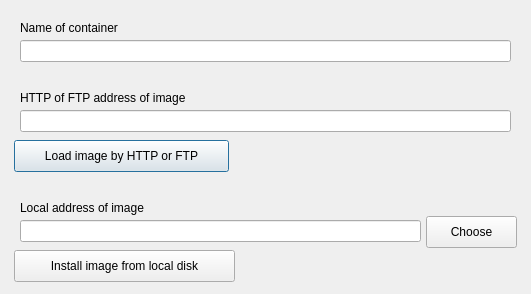
<?xml version="1.0" encoding="UTF-8"?>
<ui version="4.0">
 <class>Dialog</class>
 <widget class="QDialog" name="Dialog">
  <property name="geometry">
   <rect>
    <x>0</x>
    <y>0</y>
    <width>531</width>
    <height>294</height>
   </rect>
  </property>
  <property name="windowTitle">
   <string>Dialog</string>
  </property>
  <widget class="QLabel" name="nameLabel">
   <property name="geometry">
    <rect>
     <x>20</x>
     <y>20</y>
     <width>211</width>
     <height>16</height>
    </rect>
   </property>
   <property name="text">
    <string>Name of container</string>
   </property>
  </widget>
  <widget class="QLabel" name="urlLabel">
   <property name="geometry">
    <rect>
     <x>20</x>
     <y>90</y>
     <width>231</width>
     <height>16</height>
    </rect>
   </property>
   <property name="text">
    <string>HTTP of FTP address of image</string>
   </property>
  </widget>
  <widget class="QLineEdit" name="nameEdit">
   <property name="geometry">
    <rect>
     <x>20</x>
     <y>40</y>
     <width>491</width>
     <height>22</height>
    </rect>
   </property>
  </widget>
  <widget class="QLineEdit" name="urlEdit">
   <property name="geometry">
    <rect>
     <x>20</x>
     <y>110</y>
     <width>491</width>
     <height>22</height>
    </rect>
   </property>
  </widget>
  <widget class="QPushButton" name="loadUrlButton">
   <property name="geometry">
    <rect>
     <x>14</x>
     <y>140</y>
     <width>215</width>
     <height>32</height>
    </rect>
   </property>
   <property name="text">
    <string>Load image by HTTP or FTP</string>
   </property>
  </widget>
  <widget class="QLabel" name="urlError">
   <property name="geometry">
    <rect>
     <x>230</x>
     <y>145</y>
     <width>281</width>
     <height>20</height>
    </rect>
   </property>
   <property name="text">
    <string/>
   </property>
  </widget>
  <widget class="QLineEdit" name="localEdit">
   <property name="geometry">
    <rect>
     <x>20</x>
     <y>220</y>
     <width>401</width>
     <height>22</height>
    </rect>
   </property>
  </widget>
  <widget class="QLabel" name="localLabel">
   <property name="geometry">
    <rect>
     <x>20</x>
     <y>200</y>
     <width>231</width>
     <height>16</height>
    </rect>
   </property>
   <property name="text">
    <string>Local address of image</string>
   </property>
  </widget>
  <widget class="QLabel" name="localError">
   <property name="geometry">
    <rect>
     <x>230</x>
     <y>255</y>
     <width>281</width>
     <height>20</height>
    </rect>
   </property>
   <property name="text">
    <string/>
   </property>
  </widget>
  <widget class="QPushButton" name="loadLocalButton">
   <property name="geometry">
    <rect>
     <x>14</x>
     <y>250</y>
     <width>221</width>
     <height>32</height>
    </rect>
   </property>
   <property name="text">
    <string>Install image from local disk</string>
   </property>
  </widget>
  <widget class="QPushButton" name="chooseButton">
   <property name="geometry">
    <rect>
     <x>426</x>
     <y>216</y>
     <width>91</width>
     <height>32</height>
    </rect>
   </property>
   <property name="text">
    <string>Choose</string>
   </property>
  </widget>
 </widget>
 <resources/>
 <connections/>
</ui>
